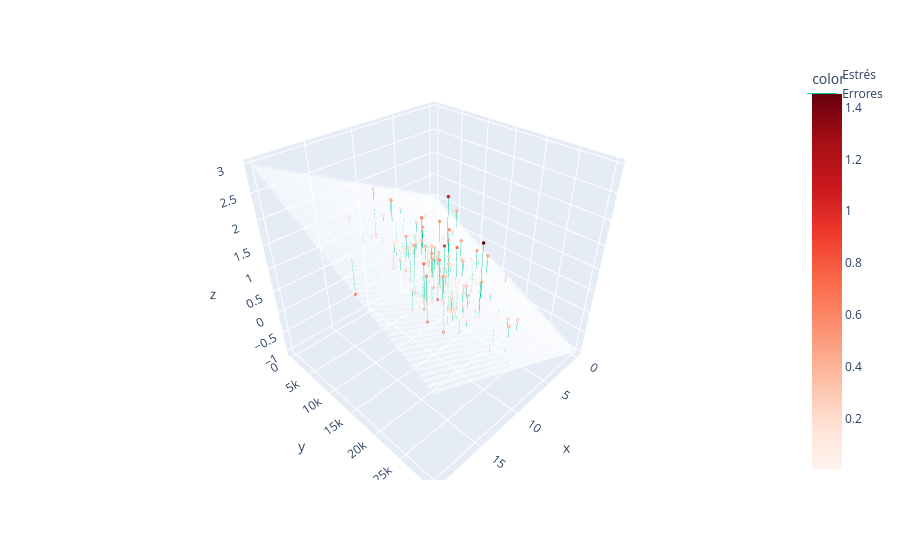

Write notebook code for a chart like this one.
### Code cell
import plotly.express as plotly

yp_test = bias + X_test[:, 0] * b1 + X_test[:, 1] * b2

figure = plotly.scatter_3d(
    x=X_test[:, 0],
    y=X_test[:, 1],
    z=y_test,
    color=(y_test - yp_test).abs(),
    color_continuous_scale="Reds"
)

figure.update_traces(
    marker=dict(
        size=2,
        #color="gray",
        opacity=1
    )
)

x1p = numpy.linspace(0, 20)
x2p = numpy.linspace(0, 30_000)

X1p, X2p = numpy.meshgrid(x1p, x2p)

yp = bias + X1p * b1 + X2p * b2

x1v = X1p.ravel()
x2v = X2p.ravel()

figure.add_trace(
    go.Scatter3d(
        x=x1v,
        y=x2v,
        z=yp.ravel(),
        mode="markers",
        marker=dict(
            size=3,
            color="white",
            #colorscale="inferno",
            opacity=0.5
        ),
        name="Estrés"
    )
)

xs = []
ys = []
zs = []

for x1, x2, yr, yp in zip(
    X_test[:, 0],
    X_test[:, 1],
    y_test,
    bias + X_test[:, 0] * b1 + X_test[:, 1] * b2
):
    xs.extend([x1, x1, None])
    ys.extend([x2, x2, None])
    zs.extend([yr, yp, None])

figure.add_trace(
    go.Scatter3d(
        x=xs,
        y=ys,
        z=zs,
        mode="lines",
        line=dict(width=1),
        name="Errores"
    )
)


figure.show()

### Figure 1 — Plotly figure (JSON) as saved in the notebook; plotly's stock layout.template omitted (floating-point values rounded to 4 significant figures; data arrays with more than 128 entries replaced by an {"elided": "..."} marker saying what was removed)
{"data": [{"hovertemplate": "x=%{x}<br>y=%{y}<br>z=%{z}<br>color=%{marker.color}<extra></extra>", "legendgroup": "", "marker": {"color": {"elided": "200 float values"}, "coloraxis": "coloraxis", "opacity": 1, "size": 2, "symbol": "circle"}, "mode": "markers", "name": "", "scene": "scene", "showlegend": false, "type": "scatter3d", "x": {"elided": "200 float values"}, "y": {"elided": "200 float values"}, "z": {"elided": "200 float values"}}, {"marker": {"color": "white", "opacity": 0.5, "size": 3}, "mode": "markers", "name": "Estrés", "type": "scatter3d", "x": {"elided": "2500 float values"}, "y": {"elided": "2500 float values"}, "z": {"elided": "2500 float values"}}, {"line": {"width": 1}, "mode": "lines", "name": "Errores", "type": "scatter3d", "x": {"elided": "600 int values"}, "y": {"elided": "600 float values"}, "z": {"elided": "600 float values"}}], "layout": {"coloraxis": {"colorbar": {"title": {"text": "color"}}, "colorscale": [[0, "rgb(255,245,240)"], [0.125, "rgb(254,224,210)"], [0.25, "rgb(252,187,161)"], [0.375, "rgb(252,146,114)"], [0.5, "rgb(251,106,74)"], [0.625, "rgb(239,59,44)"], [0.75, "rgb(203,24,29)"], [0.875, "rgb(165,15,21)"], [1, "rgb(103,0,13)"]]}, "legend": {"tracegroupgap": 0}, "margin": {"t": 60}, "scene": {"domain": {"x": [0, 1], "y": [0, 1]}, "xaxis": {"title": {"text": "x"}}, "yaxis": {"title": {"text": "y"}}, "zaxis": {"title": {"text": "z"}}}}}
